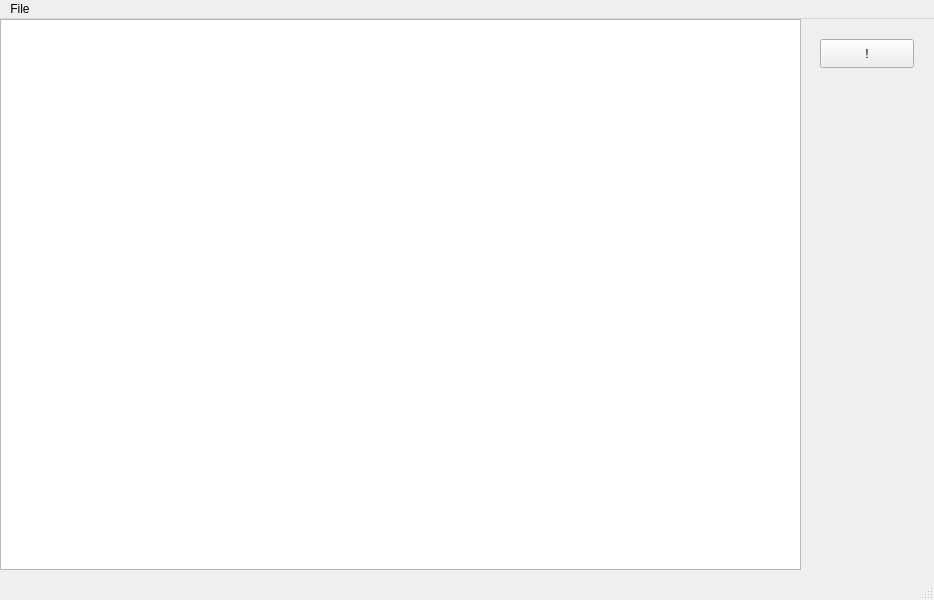
<?xml version="1.0" encoding="UTF-8"?>
<ui version="4.0">
 <class>EditWindow</class>
 <widget class="QMainWindow" name="EditWindow">
  <property name="geometry">
   <rect>
    <x>0</x>
    <y>0</y>
    <width>934</width>
    <height>600</height>
   </rect>
  </property>
  <property name="windowTitle">
   <string>phed</string>
  </property>
  <widget class="QWidget" name="centralwidget">
   <widget class="QGraphicsView" name="graphicsView">
    <property name="geometry">
     <rect>
      <x>0</x>
      <y>0</y>
      <width>801</width>
      <height>551</height>
     </rect>
    </property>
   </widget>
   <widget class="QPushButton" name="pushButton">
    <property name="geometry">
     <rect>
      <x>820</x>
      <y>20</y>
      <width>94</width>
      <height>29</height>
     </rect>
    </property>
    <property name="text">
     <string>!</string>
    </property>
   </widget>
  </widget>
  <widget class="QMenuBar" name="menubar">
   <property name="geometry">
    <rect>
     <x>0</x>
     <y>0</y>
     <width>934</width>
     <height>24</height>
    </rect>
   </property>
   <widget class="QMenu" name="menuFile">
    <property name="title">
     <string>File</string>
    </property>
    <addaction name="actionOpen"/>
    <addaction name="actionSave"/>
   </widget>
   <addaction name="menuFile"/>
  </widget>
  <widget class="QStatusBar" name="statusbar"/>
  <action name="actionOpen">
   <property name="text">
    <string>Open …</string>
   </property>
  </action>
  <action name="actionSave">
   <property name="text">
    <string>Save …</string>
   </property>
  </action>
 </widget>
 <resources/>
 <connections/>
</ui>
